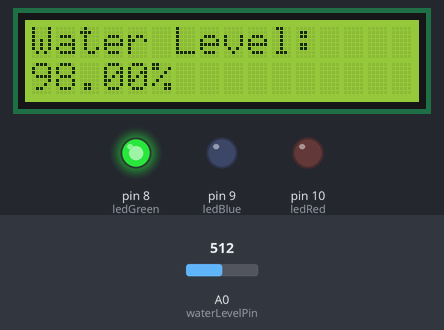
Bench run of a program on a simulated Arduino Uno, built with avr-gcc and run on an emulated ATmega328P. Parts: 16×2 character LCD, output pins drawn as LEDs (lit = HIGH). The test bench sets the inputs (shaded band); at power-on: A0 (waterLevelPin) = 512.

Above: at 1.2 s.
1.3 s: A0 (waterLevelPin) set to 370
At 3.0 s:
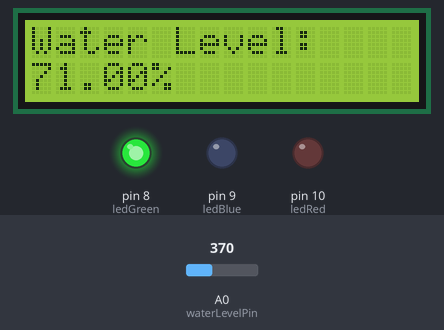
3.5 s: A0 (waterLevelPin) set to 345
At 5.1 s:
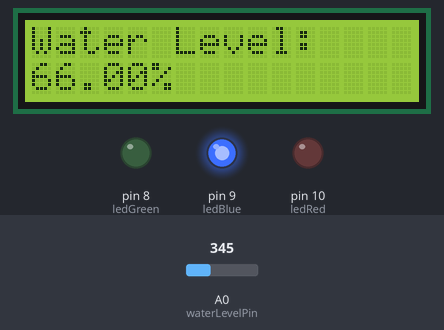
5.6 s: A0 (waterLevelPin) set to 164
At 7.1 s:
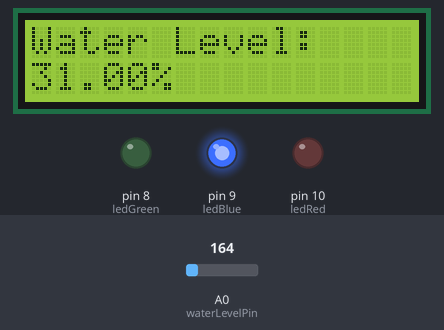
7.6 s: A0 (waterLevelPin) set to 146
At 9.1 s:
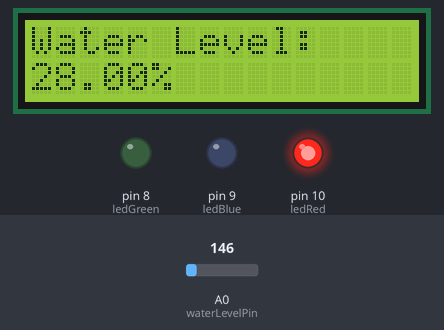
9.6 s: A0 (waterLevelPin) set to 57
At 11.2 s:
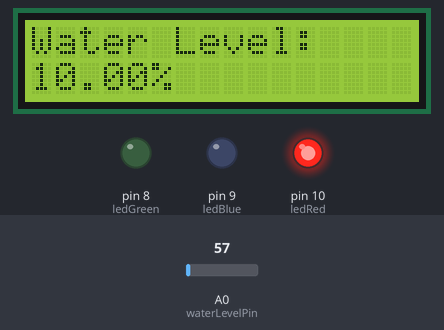
11.6 s: A0 (waterLevelPin) set to 46
At 13.2 s:
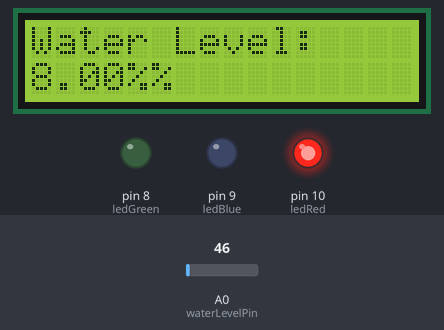
Timing chart, 0 to 14.6 s (numbered marks = the images above; inputs shaded):
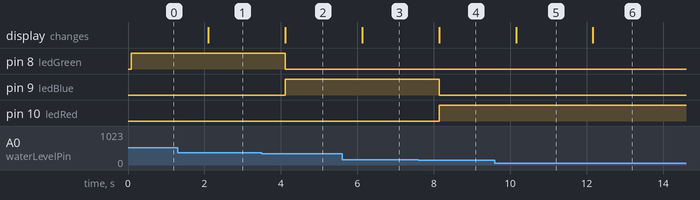

Measured:
- the behaviour switches between 364 and 363 on A0 (waterLevelPin) (found by bisection; images 1 and 2)
- the behaviour switches between 156 and 155 on A0 (waterLevelPin) (found by bisection; images 3 and 4)
- the behaviour switches between 52 and 51 on A0 (waterLevelPin) (found by bisection; images 5 and 6)
- after the input at 1.3 s, the display: changes after 0.80 s (image 1)
- after the input at 3.5 s, pin 8 (ledGreen): HIGH → LOW after 0.61 s; pin 9 (ledBlue): LOW → HIGH after 0.61 s; the display: changes after 0.61 s (image 2)
- after the input at 5.6 s, the display: changes after 0.52 s (image 3)
- after the input at 7.6 s, pin 9 (ledBlue): HIGH → LOW after 0.54 s; pin 10 (ledRed): LOW → HIGH after 0.54 s; the display: changes after 0.54 s (image 4)
- after the input at 9.6 s, the display: changes after 0.55 s (image 5)
- after the input at 11.6 s, the display: changes after 0.57 s (image 6)

The program:

main.cpp
```cpp
#include <Arduino.h>
#include <LiquidCrystal_I2C.h>

int ledGreen = 8;
int ledBlue = 9;
int ledRed = 10;
float waterLevel = 0;
int waterLevelPin = A0;

LiquidCrystal_I2C lcd(0x27, 16, 2);

void setup() {
  pinMode(ledGreen, OUTPUT);
  pinMode(ledBlue, OUTPUT);
  pinMode(ledRed, OUTPUT);
  pinMode(waterLevelPin, INPUT);
  lcd.init();
  lcd.backlight();
  lcd.setCursor(0, 0);
  lcd.print("Water Level:");
}

void loop() {
  waterLevel = analogRead(waterLevelPin);
  waterLevel = map(waterLevel, 0, 520, 0, 100);
  lcd.setCursor(0, 1);
  lcd.print(waterLevel);
  lcd.print("%");
  if (waterLevel < 30) {
    digitalWrite(ledGreen, LOW);
    digitalWrite(ledBlue, LOW);
    digitalWrite(ledRed, HIGH);
  } else if (waterLevel < 70) {
    digitalWrite(ledGreen, LOW);
    digitalWrite(ledBlue, HIGH);
    digitalWrite(ledRed, LOW);
  } else {
    digitalWrite(ledGreen, HIGH);
    digitalWrite(ledBlue, LOW);
    digitalWrite(ledRed, LOW);
  }
  delay(1000);
}
```
